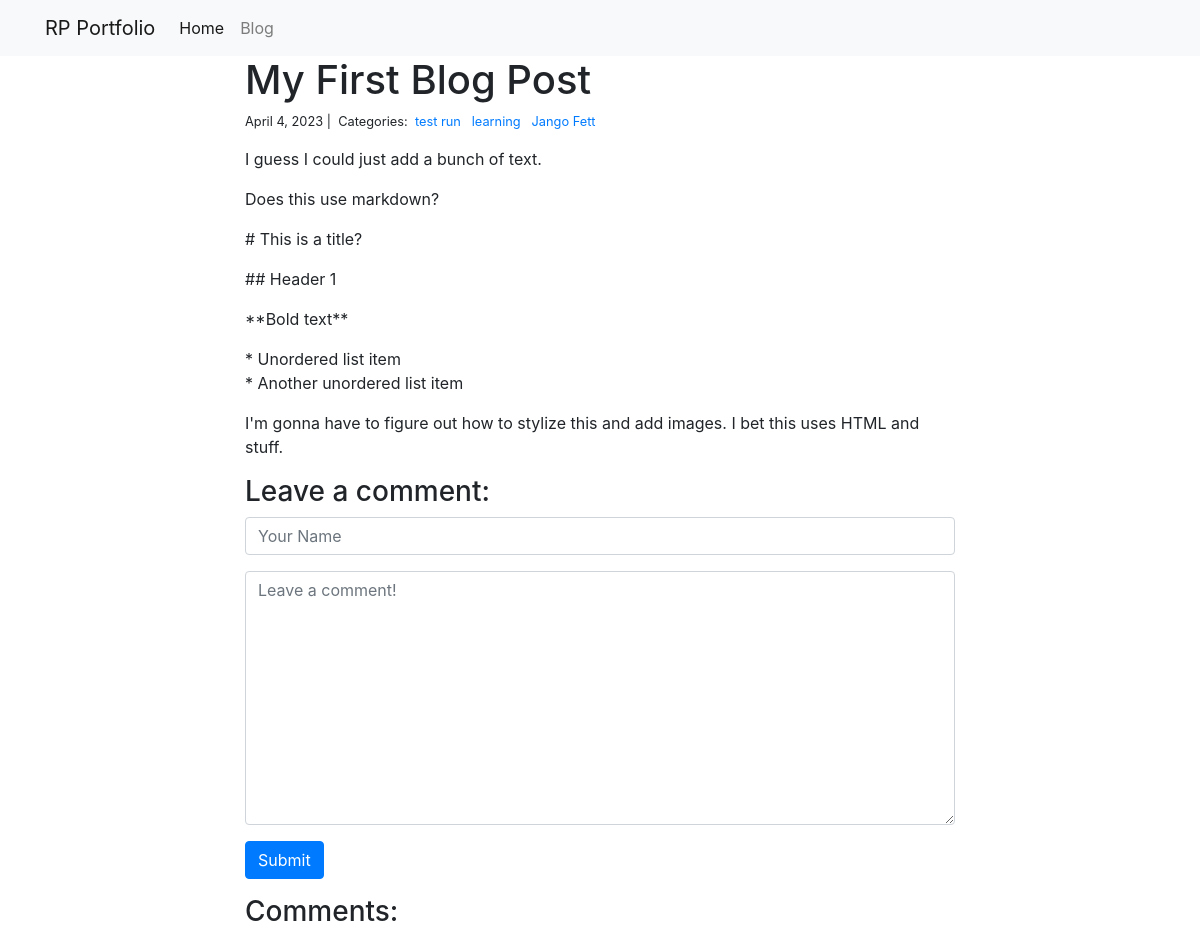
Page /blog/1/ on the committed database.
### blog/models.py (models this page shows)
class Post(models.Model):
    title = models.CharField(max_length=255)
    body = models.TextField()
    created_on = models.DateTimeField(auto_now_add=True)
    last_modified = models.DateTimeField(auto_now=True)
    categories = models.ManyToManyField('Category', related_name='posts')

class Category(models.Model):
    name = models.CharField(max_length=20)

### blog/views.py (the view, shortened to what this page needs)
# urls.py: path("<int:pk>/", views.blog_detail, name="blog_detail"),
def blog_detail(request, pk):
    post = Post.objects.get(pk=pk)
    form = CommentForm()
    comments = Comment.objects.filter(post=post)
    context = {
        "post": post,
        "comments": comments,
        "form": form,
    }
    return render(request, "blog_detail.html", context)

### blog/forms.py
class CommentForm(forms.Form):
    author = forms.CharField(
        max_length=60,
        widget=forms.TextInput(attrs={
            "class": "form-control",
            "placeholder": "Your Name"
        })
    )
    body = forms.CharField(widget=forms.Textarea(
        attrs={
            "class": "form-control",
            "placeholder": "Leave a comment!"
        })
    )

### blog/templates/blog_detail.html (shortened to what this page needs)
{% extends "base.html" %}
{% block page_content %}
<div class="col-md-8 offset-md-2">
    <h1>{{ post.title }}</h1>
    <small>
        {{ post.created_on.date }} |&nbsp;
        Categories:&nbsp;
        {% for category in post.categories.all %}
        <a href="{% url 'blog_category' category.name %}">
            {{ category.name }}
        </a>&nbsp;
        {% endfor %}
    </small>
    <p>{{ post.body | linebreaks }}</p>
    <h3>Leave a comment:</h3>
    <form action="/blog/{{ post.pk }}/" method="post">
        <div class="form-group">
            {{ form.author }}
        </div>
        <div class="form-group">
            {{ form.body }}
        </div>
        <button type="submit" class="btn btn-primary">Submit</button>
    </form>
    <h3>Comments:</h3>
</div>
{% endblock %}

### rows in the picture
Post: title "My First Blog Post", created_on "April 4, 2023", body "I guess I could just add a bunch of text. Does this use markdown? # This is a title? ## Header 1 **Bold text** * Unordered list item * Another unordered list item I'm gonna have to figure out how to stylize this and add images. I bet this uses HTML and stuff."
Category: name "test run"
Category: name "learning"
Category: name "Jango Fett"
